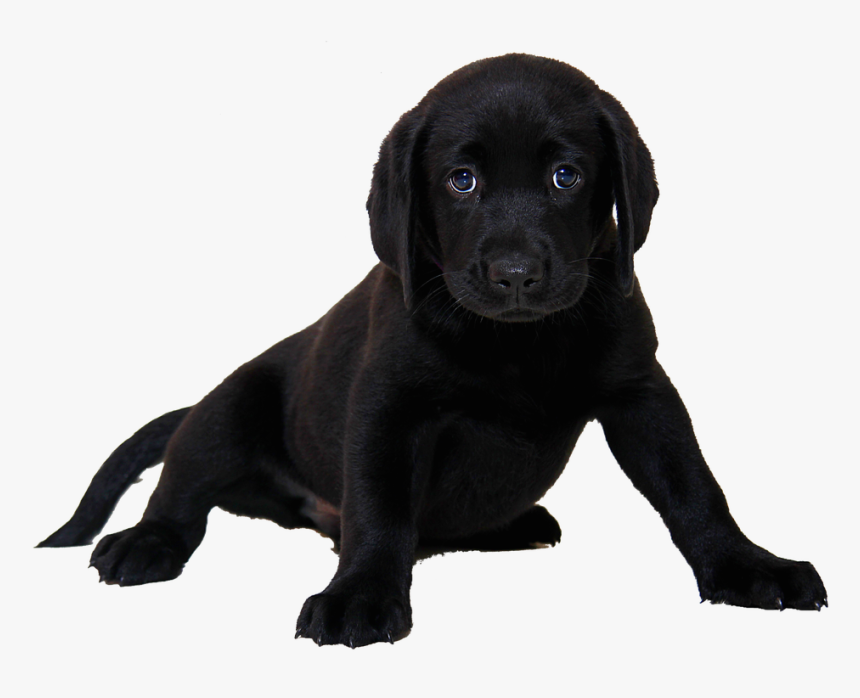
#> input picture black.png, 860 x 698 px
$ jupyter execute 'Crop&SwapImg.ipynb'
#> lines starting #> are read from the running program, lines starting #| are printed output that depends on the picture
[cell 1]
#TASK 4.2
#Crop N Swap

#OriginalImage_1
import cv2
import numpy
photo1 = cv2.imread('black.png' )
#> photo1 is the input picture: shape (698, 860, 3); mean B, G, R 174, 173.7, 174.1
cv2.imshow('BlackPup', photo1)
cv2.waitKey(0)
cv2.destroyAllWindows()

#OriginalImage_2
photo2 = cv2.imread('white.jpg' )
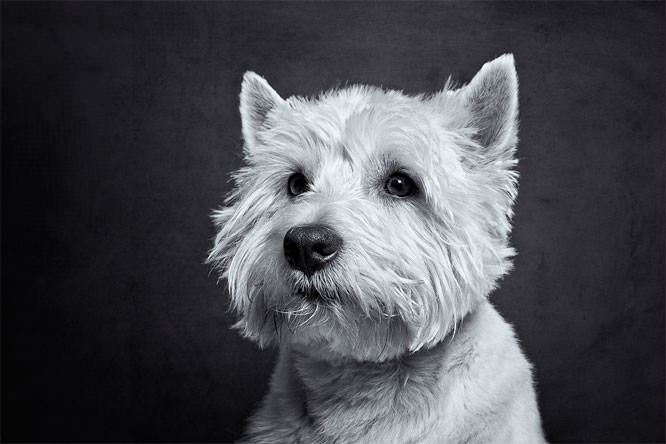
#> input picture white.jpg, 666 x 444 px
#> photo2 is the input picture: shape (444, 666, 3); mean B, G, R 79.1, 74.1, 72.9
cv2.imshow('WhitePup', photo2)
cv2.waitKey(0)
cv2.destroyAllWindows()

#CroppedImage_1
cphoto1= photo1[30:400 , 200:530]
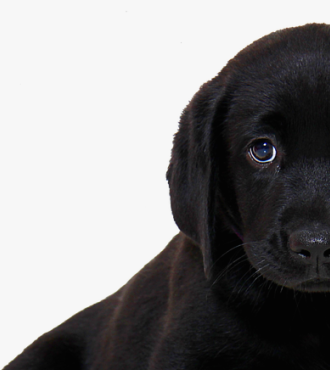
#> cphoto1: shape (370, 330, 3); mean B, G, R 138.4, 137.9, 139.1
cv2.imshow('Cropped_BlackPup', cphoto1)
cv2.waitKey(0)
cv2.destroyAllWindows()

#CroppedImage_2
cphoto2= photo2[30:400 , 200:530]
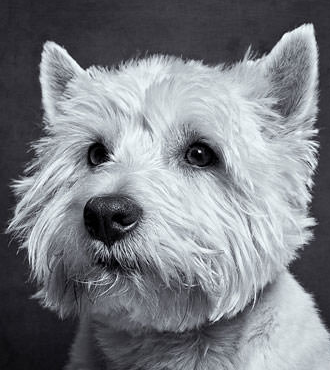
#> cphoto2: shape (370, 330, 3); mean B, G, R 133.2, 127.7, 124.4
cv2.imshow('Cropped_WhitePup', cphoto2)
cv2.waitKey(0)
cv2.destroyAllWindows()

#SWAPPING
crop1 = numpy.copy(cphoto1)
crop2 = numpy.copy(cphoto2)
photo1[30:400 , 200:530]=crop2
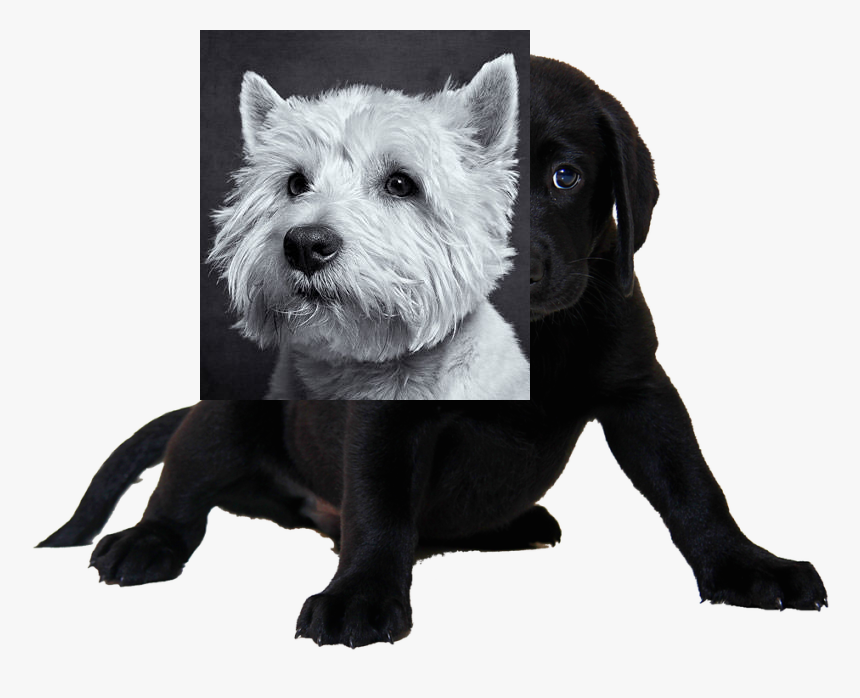
#> photo1: shape (698, 860, 3); mean B, G, R 172.9, 171.6, 171.1
photo2[30:400 , 200:530] =crop1
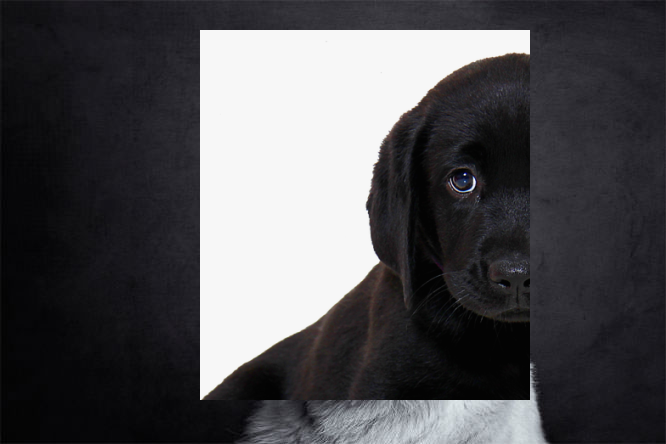
#> photo2: shape (444, 666, 3); mean B, G, R 81.3, 78.3, 79

# Swapped_Image1
photo1[30:400 , 200:530] =crop2
cv2.imshow('Black_White', photo1)
cv2.waitKey(0)
cv2.destroyAllWindows()

# Swapped_Image2
photo2[30:400 , 200:530]=crop1
cv2.imshow('White_Black',photo2)
cv2.waitKey(0)
cv2.destroyAllWindows()
